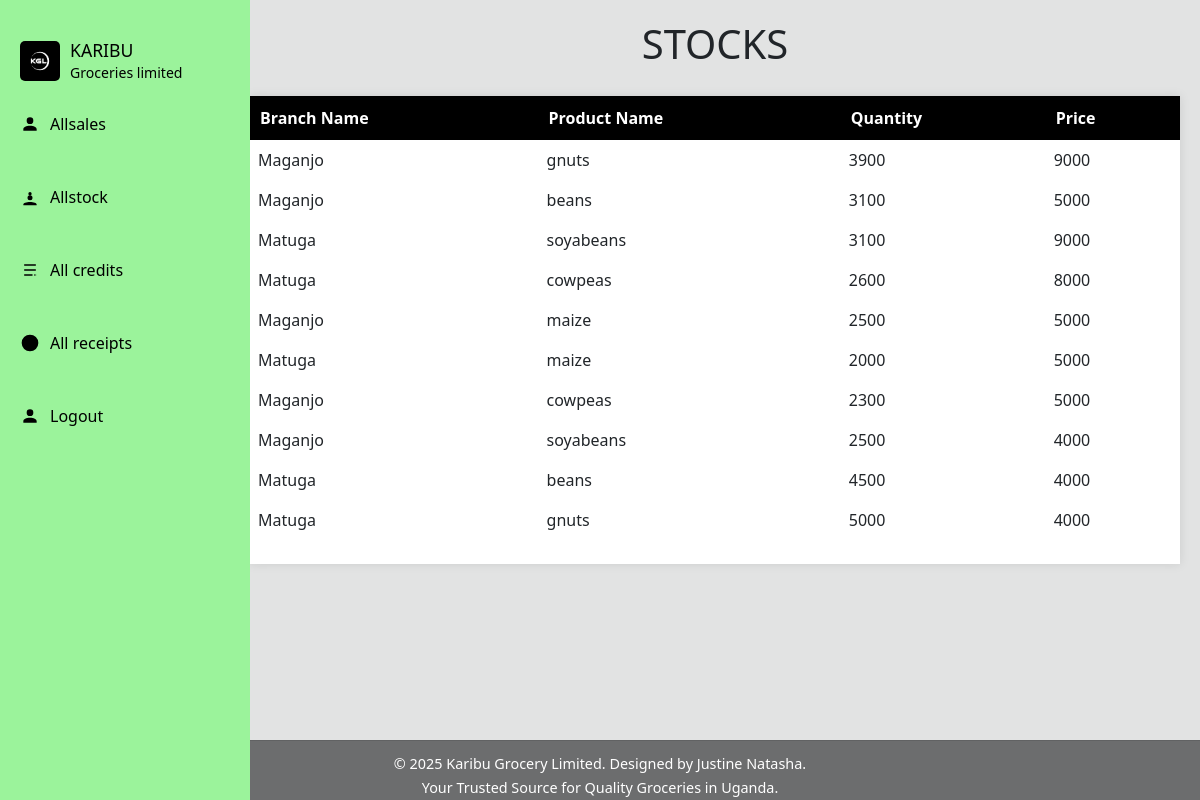
The page /allstock/ (signed in) on the database as committed earlier.
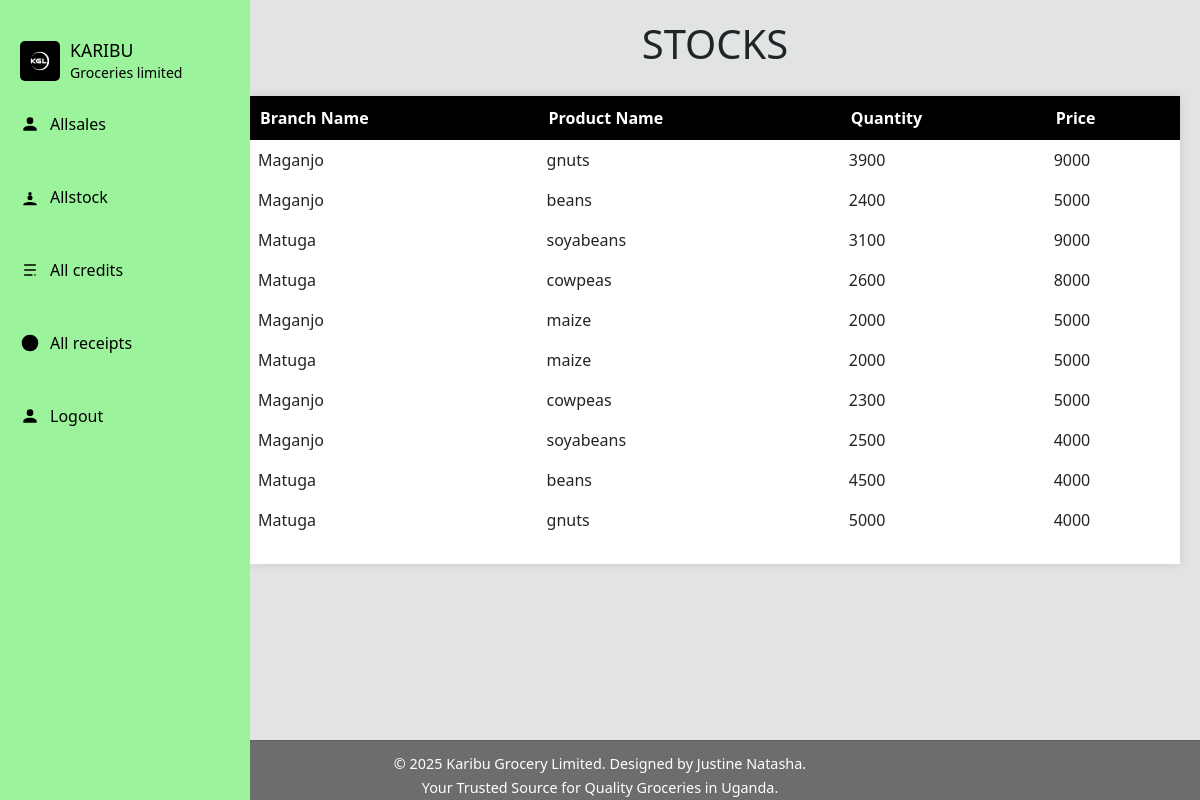
The same page on the database as committed later.
### home/models.py (models this page shows, shortened)
class Stock(models.Model):
    category_name = models.ForeignKey(Category, on_delete=models.CASCADE, blank=True, null=True)
    item_name = models.CharField(max_length=25, default="", blank=True, null=True)
    date = models.DateField(auto_now_add=True)
    time_of_produce = models.DateField(auto_now_add=True)
    tonnage = models.IntegerField(blank=True, null=True, default=0)
    total_quantity = models.IntegerField(blank=True, null=True, default=0)
    cost = models.IntegerField(blank=True, null=True, default=0)
    name_of_dealer = models.CharField(blank=True, null=True, max_length=255)
    branch_name = models.CharField(max_length=255, blank=True, null=True)
    contact = models.CharField(max_length=25)
    unit_price = models.IntegerField(default=0)
    unit_cost = models.IntegerField(default=0)
    current_stock = models.IntegerField()
    received_quantity = models.IntegerField(default=0, blank=True, null=True)

### home/views.py (the view)
# urls.py: path('allstock/',views.all_stock, name='allstock'),
@login_required
def all_stock(request):
    if request.user.is_authenticated and (request.user.is_manager or request.user.is_salesagent):
        stock = Stock.objects.filter(
            branch_name=request.user.assigned_branch.branch_name
        ).order_by('-id')
    else:
        stock = Stock.objects.all().order_by('-id')
    return render(request, 'home/allstock.html', {'stock': stock})

### home/templates/home/allstock.html (shortened to what this page needs)
{% load static %}
<!DOCTYPE html>
<html lang="en">
<head>
    <link rel="stylesheet" href="{% static 'style.css' %}">
    <link rel="stylesheet" href="bootstrap-5.3.3-dist/css/bootstrap.css">
</head>
<body style="background-color: #e2e3e3;">
    <div class="sidebar">
        <div class="logo-container">
            <div class="logo">
                <img src="{% static 'log.jpg' %}" alt="Karibu Groceries Logo">
                <div class="logo-text">
                    KARIBU<br>
                    <span>Groceries limited</span>
                </div>
            </div>
        </div>
        <a href="/allsales/" class="menu-item">
            <svg viewBox="0 0 24 24">
                <path fill="currentColor" d="M12,4A4,4 0 0,1 16,8A4,4 0 0,1 12,12A4,4 0 0,1 8,8A4,4 0 0,1 12,4M12,14C16.42,14 20,15.79 20,18V20H4V18C4,15.79 7.58,14 12,14Z"/>
            </svg>
            <span>Allsales</span>
        </a><br>
        <a href="/allstock/" class="menu-item">
            <svg viewBox="0 0 24 24">
                <path fill="currentColor" d="M12,16A3,3 0 0,1 9,13A3,3 0 0,1 12,10A3,3 0 0,1 15,13A3,3 0 0,1 12,16M12,6A2,2 0 0,1 14,8A2,2 0 0,1 12,10A2,2 0 0,1 10,8A2,2 0 0,1 12,6M12,18C16.42,18 20,19.27 20,21V22H4V21C4,19.27 7.58,18 12,18Z"/>
            </svg>
            <span>Allstock</span>
        </a><br>
        <a href="/credit/" class="menu-item">
            <svg viewBox="0 0 24 24">
                <path fill="currentColor" d="M5,5H19V7H5M5,11H19V13H5M5,17H15V19H5M17,17V19L20,18L17,17Z"/>
            </svg>
            <span>All credits</span>
        </a><br>
        <a href="/receipt/" class="menu-item">
            <svg viewBox="0 0 24 24">
                <path fill="currentColor" d="M11,17H13V15H11V17M11,13H13V7H11V13M12,2A10,10 0 0,0 2,12A10,10 0 0,0 12,22A10,10 0 0,0 22,12A10,10 0 0,0 12,2Z"/>
            </svg>
            <span>All receipts</span>
        </a><br>
        {% if user.is_authenticated %}
        <form action="{% url 'logout' %}" method="POST">
            <button type="submit" class="menu-item" style="background: none; border: none; color: black; cursor: pointer; padding: 10px 20px; margin-bottom: 5px; display: flex; align-items: center; text-decoration: none;">
                <svg viewBox="0 0 24 24" style="width: 20px; height: 20px; margin-right: 10px; fill: black;">
                    <path fill="currentColor" d="M12,4A4,4 0 0,1 16,8A4,4 0 0,1 12,12A4,4 0 0,1 8,8A4,4 0 0,1 12,4M12,14C16.42,14 20,15.79 20,18V20H4V18C4,15.79 7.58,14 12,14Z"/>
                </svg>
                <span>Logout</span>
            </button>
        </form>
        {% endif %}
    </div>
    <div class="content">
        <h1 style="text-align: center;">STOCKS</h1>
        <table>
            <thead style="background-color: black;">
                <tr>
                    <th>Branch Name</th>
                    <th>Product Name</th>
                    <th>Quantity</th>
                    <th>Price</th>
                </tr>
            </thead>
            {% for stock in stock %}
            <tbody>
                <tr>
                    <td>{{ stock.branch_name }}</td>
                    <td>{{ stock.item_name }}</td>
                    <td>{{ stock.tonnage }}</td>
                    <td>{{ stock.unit_price }}</td>
                </tr>
            </tbody>
            {% endfor %}
            <tfoot>
                <tr>
                    <td colspan="{% if user.is_manager or user.is_salesagent %} 5 {% else %} 4 {% endif %}">
                    </td>
                </tr>
            </tfoot>
        </table>
    </div>
    <div class="footer">
        {% if user.is_authenticated %}
        <form action="{% url 'logout' %}" method="POST">
            <button type="submit">
                <span>Logout</span>
            </button>
        </form>
        {% endif %}
    </div>
    <footer>
        <p>&copy; 2025 Karibu Grocery Limited. Designed by Justine Natasha.</p>
        <p>Your Trusted Source for Quality Groceries in Uganda.</p>
    </footer>
</body>
</html>

### home/static/style.css (style rules this page uses)
body { font-family: sans-serif; background-color: #e2e3e3; display: flex; justify-content: center; align-items: center; min-height: 100vh; margin: 0; overflow: auto; }
table { width: 90px; border-collapse: collapse; background-color: #fff; box-shadow: 0 0 10px rgba(0, 0, 0, 0.1); margin: 0 auto; position: relative; }
thead { background-color: black; color: white; }
th, td { padding: 12px 15px; text-align: left; border-bottom: 1px solid #dee2e6; }
footer { position: fixed; bottom: 0; left: 0px; right: 0px; height: 60px; background-color: #6c6d6e; padding: 10px 0; text-align: center; border-top: 1px solid rgba(0,0,0,0.1); margin: 0; z-index: 100; }
footer p { margin: 0.2rem 0; font-size: 0.9rem; line-height: 1.4; color: #ffffff; }

### home/templates/home/allstock.html (style rules this page uses)
body { display: flex; min-height: 100vh; flex-direction: row; }
.sidebar { width: 250px; background-color: #9bf39b; color: black; padding-top: 20px; position: fixed; height: 100%; overflow-y: auto; z-index: 1000; left: 0; top: 0; bottom: 0; }
.logo-container { padding: 20px; }
.logo { display: flex; align-items: center; }
.logo img { width: 40px; height: 40px; border-radius: 5px; margin-right: 10px; }
.logo-text { line-height: 1.2; font-size: 1.1em; }
.logo-text span { font-size: 0.8em; color: black; }
.menu-item { display: flex; align-items: center; padding: 10px 20px; text-decoration: none; color:black; margin-bottom: 5px; transition: background-color 0.3s ease; }
.menu-item svg { width: 20px; height: 20px; margin-right: 10px; fill: black; }
.content { flex-grow: 1; padding-left: 250px; padding-right: 20px; padding-top: 20px; padding-bottom: 20px; display: flex; flex-direction: column; align-items: center; min-height: 100vh; }
table { width: 100%; max-width: 1200px; margin: 20px auto; border-collapse: collapse; box-shadow: 0 0 10px rgba(0, 0, 0, 0.1); background-color: white; }
thead th { background-color: black; color: white; padding: 10px; text-align: left; }
tbody td { padding: 8px; border-bottom: 1px solid #f0f0f0; }
tbody tr:last-child td { border-bottom: none; }
tfoot { text-align: center; padding: 10px; }
.footer { position: fixed; bottom: 0; left: 0; width: 200px; background-color: #f8f9fa; padding: 10px; text-align: center; z-index: 999; }
.footer button { width: 100%; padding: 8px 15px; border: none; background: none; color: black; cursor: pointer; display: flex; align-items: center; justify-content: center; text-decoration: none; }

Rows that differ between the two databases and show on the page:
changed Stock (number 2 of 10 on the later page): tonnage "3100" → "2400"
changed Stock (number 5 of 10 on the later page): tonnage "2500" → "2000"
